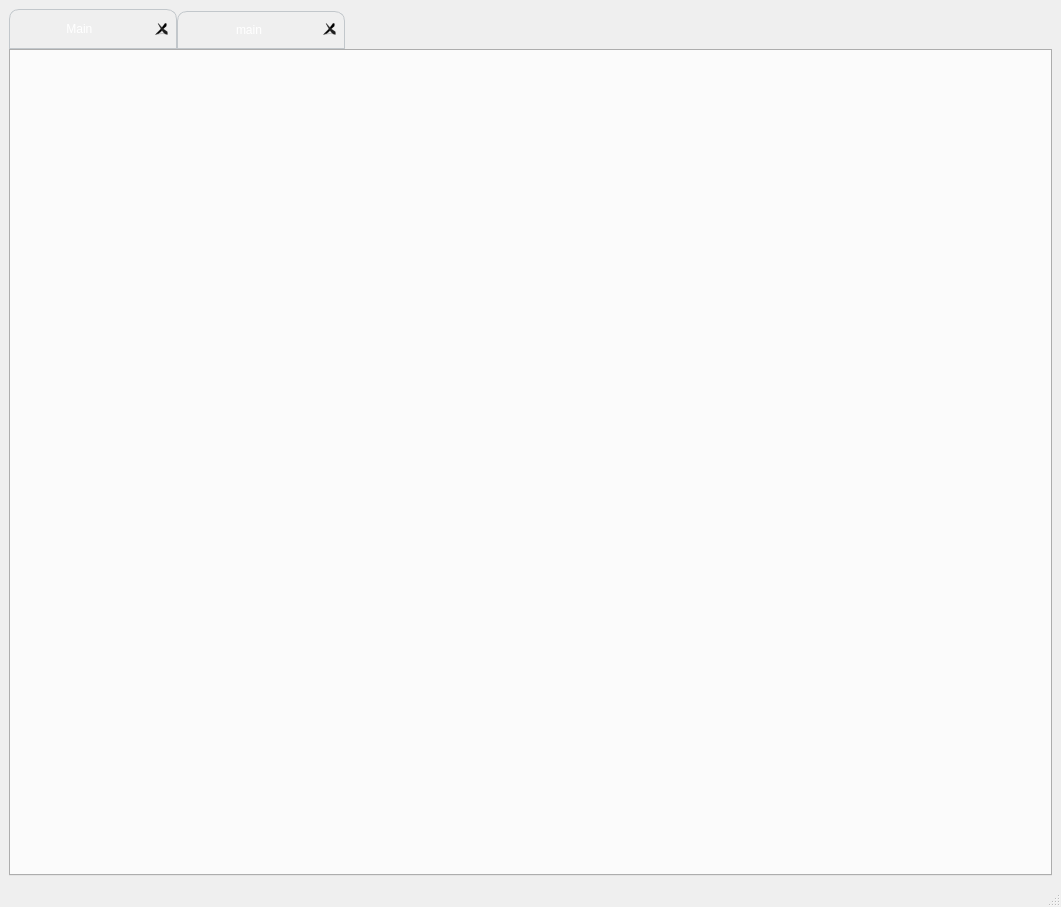
<?xml version="1.0" encoding="UTF-8"?>
<ui version="4.0">
 <class>MainWindow</class>
 <widget class="QMainWindow" name="MainWindow">
  <property name="geometry">
   <rect>
    <x>0</x>
    <y>0</y>
    <width>1061</width>
    <height>907</height>
   </rect>
  </property>
  <property name="windowTitle">
   <string>MainWindow</string>
  </property>
  <property name="styleSheet">
   <string notr="true"/>
  </property>
  <widget class="QWidget" name="centralwidget">
   <layout class="QVBoxLayout" name="verticalLayout">
    <item>
     <widget class="QTabWidget" name="Tabar">
      <property name="sizePolicy">
       <sizepolicy hsizetype="Expanding" vsizetype="Expanding">
        <horstretch>1</horstretch>
        <verstretch>1</verstretch>
       </sizepolicy>
      </property>
      <property name="mouseTracking">
       <bool>true</bool>
      </property>
      <property name="acceptDrops">
       <bool>true</bool>
      </property>
      <property name="styleSheet">
       <string notr="true">QTabWidget::pane {
	
    background-color: #F2F2F2;
}

QTabBar::tab {
    background: qlineargradient(x1:0, y1:0, x2:0, y2:1,
                                stop:0 #3481ad, stop:1 #265b80);
    border: 1px solid #C2C7CB;
    padding: 8px;
    width: 150px;
    border-top-left-radius: 10px;
    border-top-right-radius: 10px;
	color: white; 
}

QTabBar::tab:selected, QTabBar::tab:hover {
    background: qlineargradient(x1:0, y1:0, x2:0, y2:1,
                                stop:0 #24b3bd, stop:1 #1a8794);
}

QTabBar::tab:selected {
    border: 1px solid qlineargradient(x1:0, y1:0, x2:1, y2:0,
                                      stop:0 #4A90E2, stop:1 #265b80);
}

QTabBar::tab:!selected {
    margin-top: 2px;
}

QTabBar::tab:!selected:hover {
    background-color: #135461;
}
</string>
      </property>
      <property name="currentIndex">
       <number>0</number>
      </property>
      <property name="tabsClosable">
       <bool>true</bool>
      </property>
      <property name="movable">
       <bool>true</bool>
      </property>
      <property name="tabBarAutoHide">
       <bool>false</bool>
      </property>
      <widget class="QWidget" name="Main">
       <property name="sizePolicy">
        <sizepolicy hsizetype="Preferred" vsizetype="Preferred">
         <horstretch>1</horstretch>
         <verstretch>1</verstretch>
        </sizepolicy>
       </property>
       <attribute name="title">
        <string>Main </string>
       </attribute>
       <layout class="QHBoxLayout" name="horizontalLayout_2"/>
      </widget>
      <widget class="QWidget" name="main">
       <property name="sizePolicy">
        <sizepolicy hsizetype="Expanding" vsizetype="Expanding">
         <horstretch>0</horstretch>
         <verstretch>0</verstretch>
        </sizepolicy>
       </property>
       <attribute name="title">
        <string>main</string>
       </attribute>
      </widget>
     </widget>
    </item>
   </layout>
  </widget>
  <widget class="QMenuBar" name="menubar">
   <property name="geometry">
    <rect>
     <x>0</x>
     <y>0</y>
     <width>1061</width>
     <height>26</height>
    </rect>
   </property>
  </widget>
  <widget class="QStatusBar" name="statusbar"/>
 </widget>
 <resources/>
 <connections/>
</ui>
